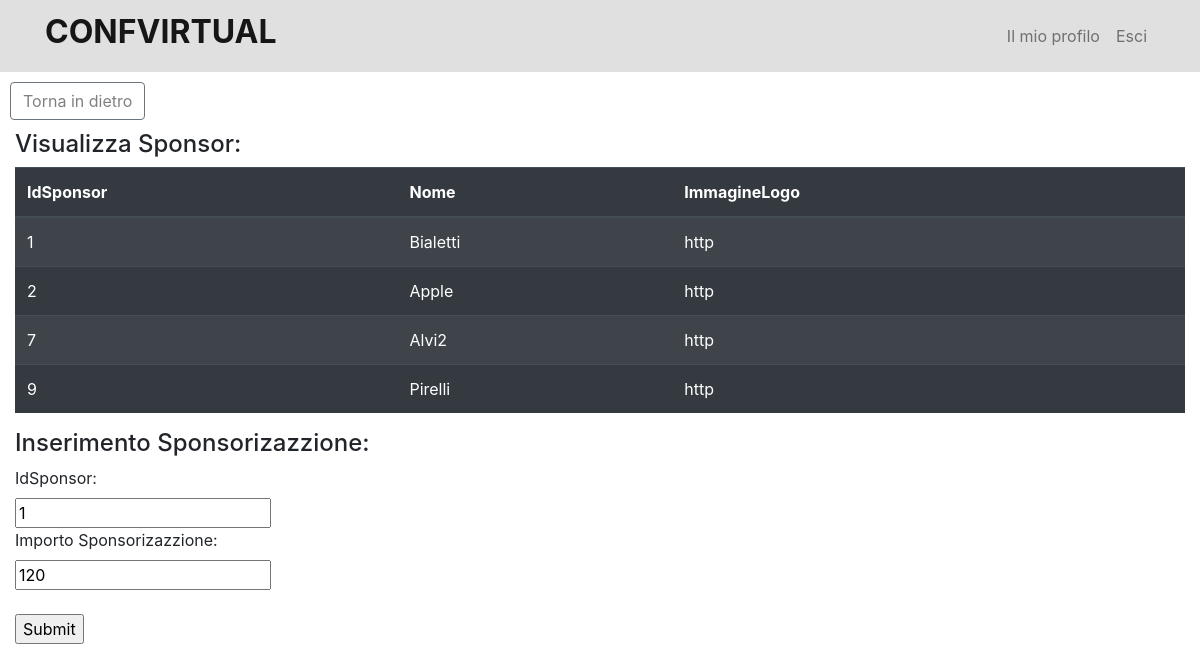
Screenshot of /Actions/paginaInserisciSponsorizazzione.php (signed in) with the database file from the repository.
### tables this page shows
CREATE TABLE `sponsor` (
  `IdSponsor` int(11) NOT NULL,
  `Nome` varchar(45) NOT NULL,
  `ImmagineLogo` varchar(45) NOT NULL
);

### Actions/paginaInserisciSponsorizazzione.php (the view, shortened to what this page needs)
<?php require('../Components/head.php'); ?>
<?php require('../Components/navbar.php'); ?>
<?php require('../Actions/connessioneDB.php'); ?>
<td><button  class="btn btn-outline-secondary" type="submit" style="margin: 10px 10px 10px;"><a href="../Admin.php" style="color:grey;"> Torna in dietro</a> </button></form> </td>
<section>
  <div class="col-12">
  <h4>Visualizza Sponsor:</h4>
          <?php
          $result = mysqli_query($db, "SELECT * FROM sponsor");
          if(mysqli_num_rows($result) > 0) {
            echo "<table class='table table-dark table-striped'>";
            echo "<thead> <tr>";
            $field = $result->fetch_fields();
            $fields = array();
            $j = 0;
            foreach ($field as $col) {
                echo "<th>" . $col->name . "</th>";
                array_push($fields, array(++$j, $col->name));
            }
            echo "</tr>";
            echo "</thead>";
            echo "<tbody>";
            while ($row = $result->fetch_array()) {
                echo "<tr>";
                for ($i = 0; $i < sizeof($fields); $i++) {
                    $fieldname = $fields[$i][1];
                    $filedvalue = $row[$fieldname];
                    echo "<td>" . $filedvalue . "</td>";
                }
         ?>
        <?php
                    echo "</tr>";
                }
                echo "</tbody>";
                echo "</table>";
            } else {
                echo '<center> <h4> Non ci sono risultati </h4> </center>';
            }
        ?>
  <h4>Inserimento Sponsorizazzione:</h4>
          <form method="POST" action="inserisciAutore.php">
            <label for="Nome">IdSponsor:</label><br>
            <input type="text" id="IdSponsor" name="IdSponsor" value="1"><br>
            <label for="Nome">Importo Sponsorizazzione:</label><br>
            <input type="text" id="ImportoSponsorizazzione" name="ImportoSponsorizazzione" value="120">
            <input type="hidden" id="IdConferenza" name="IdConferenza" value="<?php echo $_POST['IdConferenza'];?>"><br><br>
            <input type="submit" value="Submit">
          </form><br><br>
  </div>
</section>

### rows the page displays
sponsor: IdSponsor "1", Nome "Bialetti", ImmagineLogo "http"
sponsor: IdSponsor "2", Nome "Apple", ImmagineLogo "http"
sponsor: IdSponsor "7", Nome "Alvi2", ImmagineLogo "http"
sponsor: IdSponsor "9", Nome "Pirelli", ImmagineLogo "http"

### other values shown
$col->name "IdSponsor"
$col->name "Nome"
$col->name "ImmagineLogo"
